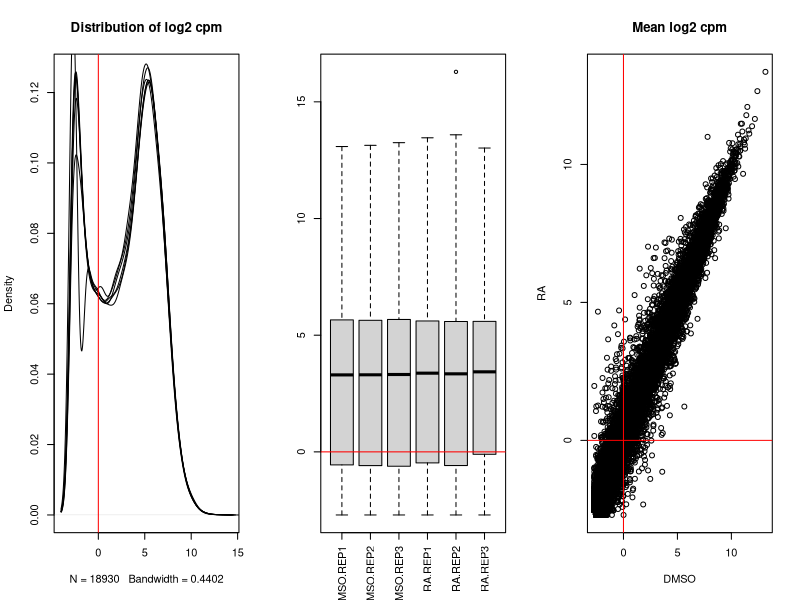
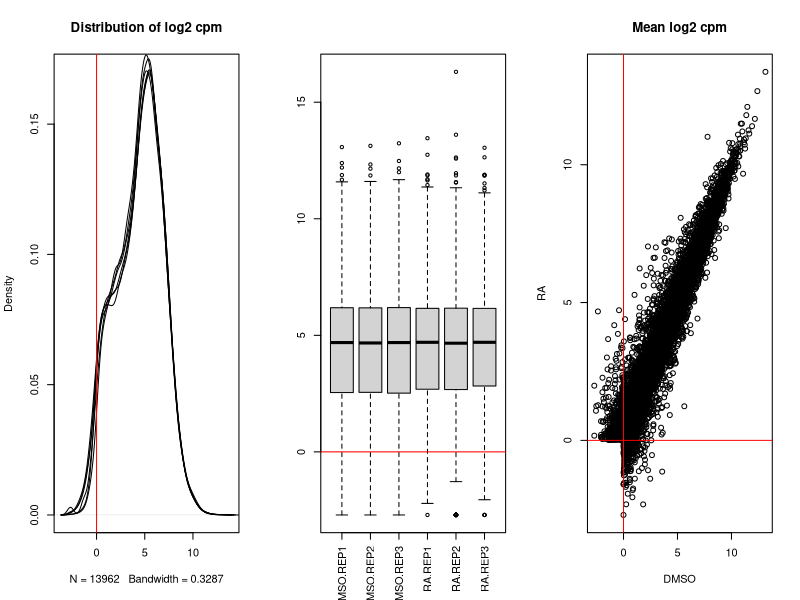
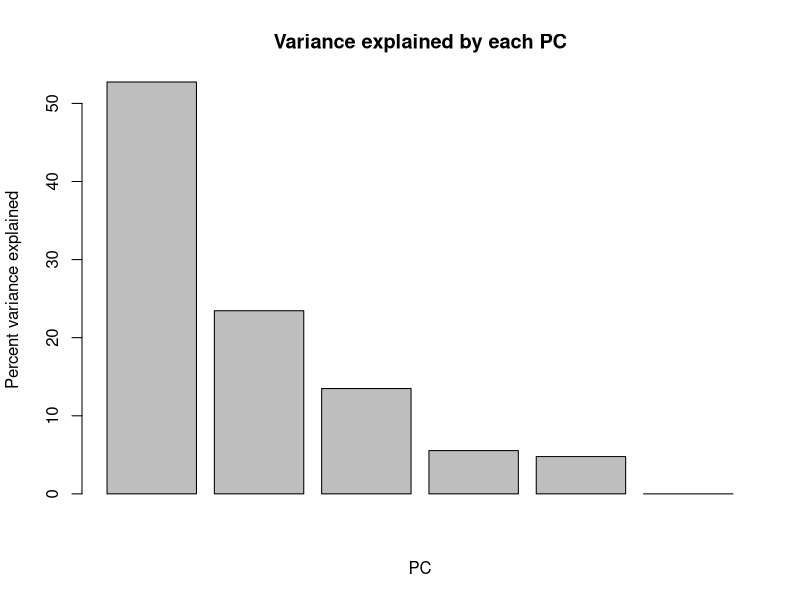
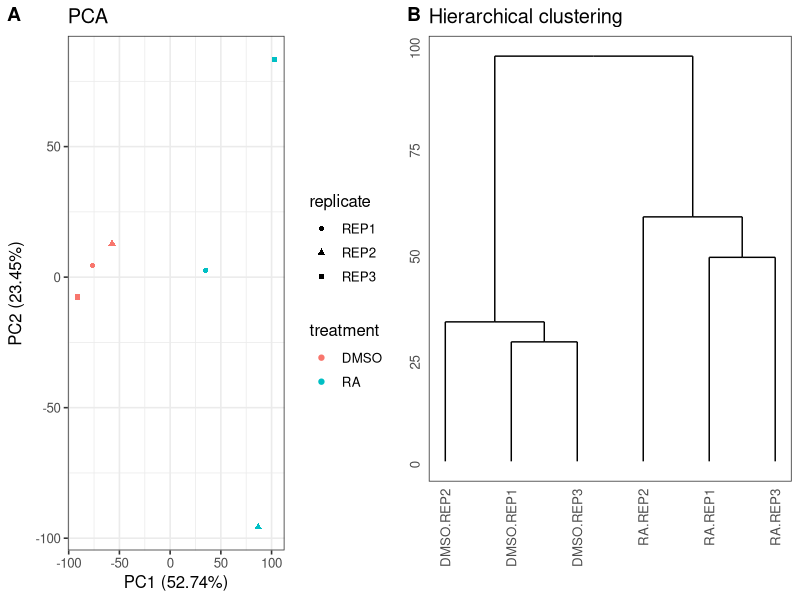

Write the R code that produced these figures, in order.
## ---- chunk 1
library("knitr")
opts_chunk$set(fig.align = "center", fig.width = 10)
## ---- chunk 2
library("edgeR")
library("ggplot2")
library("ggdendro")
library("cowplot")
theme_set(theme_bw(base_size = 12))
## ---- chunk 3
counts <- read.table("../../data/mouse/counts-matrix.txt", header = TRUE)
dim(counts)
colnames(counts) <- sub("mESc.2i.RNA.", "", colnames(counts))
head(counts)
## ---- chunk 4
anno <- strsplit(colnames(counts), split = "\\.")
anno <- data.frame(treatment = sapply(anno, function(x) x[1]),
                   replicate = sapply(anno, function(x) x[2]))
write.table(anno, file = "../../data/mouse/annotation.txt", quote = FALSE,
            sep = "\t", row.names = FALSE)
anno
## ---- chunk 5
zeros <- rowSums(counts) == 0
counts <- counts[!zeros, ]
## ---- chunk 6
normalized_lib_sizes <- calcNormFactors(counts)
log_cpm <- cpm(counts, log = TRUE,
               lib.size = colSums(counts) * normalized_lib_sizes)
## ---- chunk 7
op <- par(mfcol = c(1, 3))
plot(density(log_cpm[, 1]), main = "Distribution of log2 cpm")
apply(log_cpm[, -1], 2, function(x) lines(density(x)))
abline(v = 0, col = "red")
boxplot(log_cpm, las = 3)
abline(h = 0, col = "red")
plot(rowMeans(log_cpm[, anno$treatment == "DMSO"]),
     rowMeans(log_cpm[, anno$treatment == "RA"]),
     main = "Mean log2 cpm", xlab = "DMSO", ylab = "RA")
abline(v = 0, h = 0, col = "red")
par(op)
## ---- chunk 8
lowly_expressed <- apply(log_cpm, 1, function(x) {
  mean(x[anno$treatment == "DMSO"]) < 0 & mean(x[anno$treatment == "RA"]) < 0
})
counts <- counts[!lowly_expressed, ]
## ---- chunk 9
normalized_lib_sizes <- calcNormFactors(counts)
log_cpm <- cpm(counts, log = TRUE,
                lib.size = colSums(counts) * normalized_lib_sizes)
## ---- chunk 10
op <- par(mfcol = c(1, 3))
plot(density(log_cpm[, 1]), main = "Distribution of log2 cpm")
apply(log_cpm[, -1], 2, function(x) lines(density(x)))
abline(v = 0, col = "red")
boxplot(log_cpm, las = 3)
abline(h = 0, col = "red")
plot(rowMeans(log_cpm[, anno$treatment == "DMSO"]),
     rowMeans(log_cpm[, anno$treatment == "RA"]),
     main = "Mean log2 cpm", xlab = "DMSO", ylab = "RA")
abline(v = 0, h = 0, col = "red")
par(op)
## ---- chunk 11
write.table(counts, file = "../../data/mouse/counts-matrix-filtered.txt",
            quote = FALSE, sep = "\t", col.names = NA)
## ---- chunk 12
pca <- prcomp(t(log_cpm), retx = TRUE, center = TRUE, scale. = TRUE)
variances <- pca$sdev^2
explained <- variances / sum(variances)
barplot(explained * 100, main = "Variance explained by each PC", xlab = "PC",
     ylab = "Percent variance explained")
pca_df <- cbind(anno, pca$x)
## ---- chunk 13
pca_plot <- ggplot(pca_df, aes(x = PC1, y = PC2, color = treatment,
                               shape = replicate)) +
  geom_point() +
  labs(x = sprintf("PC%d (%.2f%%)", 1, round(explained[1] * 100, 2)),
       y = sprintf("PC%d (%.2f%%)", 2, round(explained[2] * 100, 2)),
       title = "PCA")
hclust_result <- hclust(dist(t(log_cpm)))
dendro_plot <- ggdendrogram(hclust_result) +
  labs(title = "Hierarchical clustering")
plot_grid(pca_plot, dendro_plot, labels = LETTERS[1:2])
## ---- chunk 14
sessionInfo()
